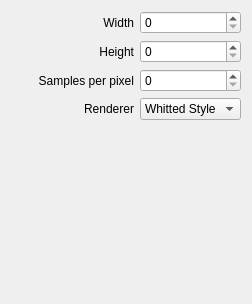
<?xml version="1.0" encoding="UTF-8"?>
<ui version="4.0">
 <class>RenderSettings</class>
 <widget class="QWidget" name="RenderSettings">
  <property name="geometry">
   <rect>
    <x>0</x>
    <y>0</y>
    <width>252</width>
    <height>304</height>
   </rect>
  </property>
  <property name="windowTitle">
   <string>Form</string>
  </property>
  <layout class="QGridLayout" name="gridLayout" columnstretch="1,0,0">
   <item row="0" column="0">
    <widget class="QLabel" name="label">
     <property name="text">
      <string>Width</string>
     </property>
     <property name="alignment">
      <set>Qt::AlignRight|Qt::AlignTrailing|Qt::AlignVCenter</set>
     </property>
    </widget>
   </item>
   <item row="0" column="1">
    <widget class="QSpinBox" name="spinBox"/>
   </item>
   <item row="1" column="0">
    <widget class="QLabel" name="label_2">
     <property name="text">
      <string>Height</string>
     </property>
     <property name="alignment">
      <set>Qt::AlignRight|Qt::AlignTrailing|Qt::AlignVCenter</set>
     </property>
    </widget>
   </item>
   <item row="1" column="1">
    <widget class="QSpinBox" name="spinBox_2"/>
   </item>
   <item row="2" column="0">
    <widget class="QLabel" name="label_3">
     <property name="text">
      <string>Samples per pixel</string>
     </property>
     <property name="alignment">
      <set>Qt::AlignRight|Qt::AlignTrailing|Qt::AlignVCenter</set>
     </property>
    </widget>
   </item>
   <item row="2" column="1">
    <widget class="QSpinBox" name="spinBox_3"/>
   </item>
   <item row="3" column="0">
    <widget class="QLabel" name="label_4">
     <property name="text">
      <string>Renderer</string>
     </property>
     <property name="alignment">
      <set>Qt::AlignRight|Qt::AlignTrailing|Qt::AlignVCenter</set>
     </property>
    </widget>
   </item>
   <item row="3" column="1">
    <widget class="QComboBox" name="comboBox">
     <item>
      <property name="text">
       <string extracomment="fast, no global illumination">Whitted Style</string>
      </property>
     </item>
     <item>
      <property name="text">
       <string extracomment="slow, but 'does' global illumination">Path Tracing</string>
      </property>
     </item>
    </widget>
   </item>
   <item row="4" column="1">
    <spacer name="verticalSpacer">
     <property name="orientation">
      <enum>Qt::Vertical</enum>
     </property>
     <property name="sizeHint" stdset="0">
      <size>
       <width>20</width>
       <height>40</height>
      </size>
     </property>
    </spacer>
   </item>
  </layout>
 </widget>
 <resources/>
 <connections/>
</ui>
